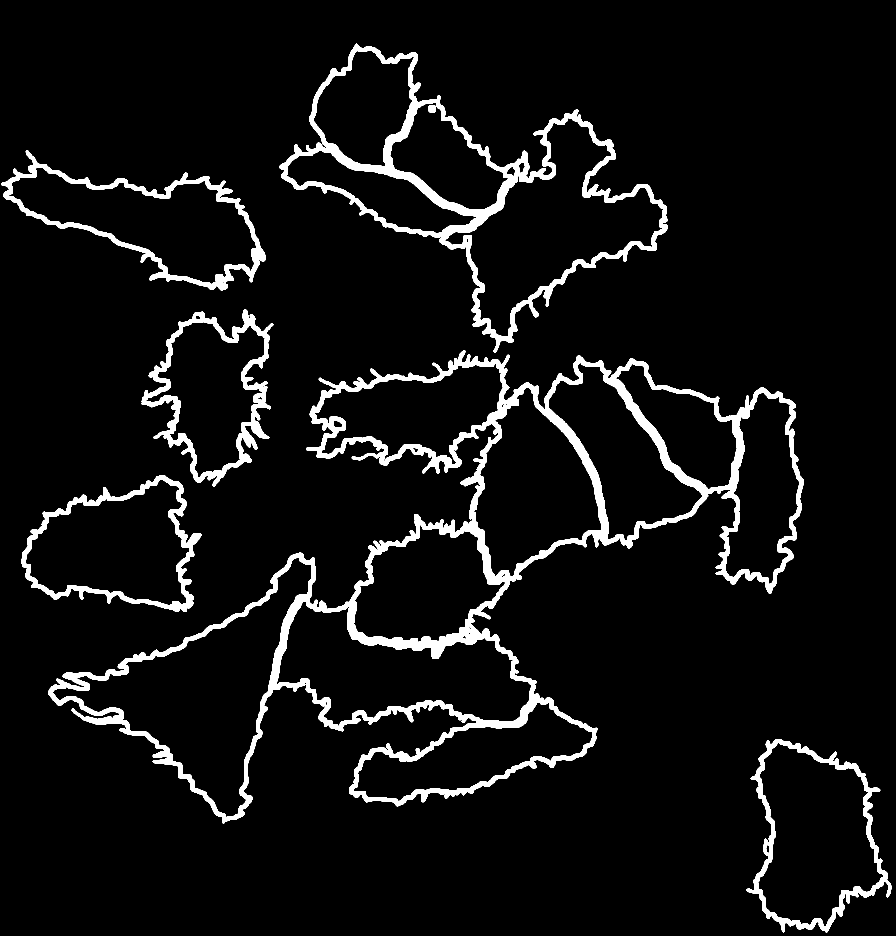
#> input picture border_loss_map.tif, 2688 x 2808 px, given as the content of the folder ./training_data/weights_cytosol, which was not available (shown at 1/3 size)
$ python augment_weight.py
#> lines starting #> are read from the running program, lines starting #| are printed output that depends on the picture; after the words box and inside, x2 and y2 are one past the last pixel; in counts of white or black regions, pixels touching at a corner belong together; pictures that were not available may be replaced by others from this repository, and a replacement may not be noted
import os
import cv2
import numpy as np

# Set the paths for the input folders
weights_org_folder = "./training_data/weights_cytosol"

# Set the paths for the output folders
weights_folder = "./training_data/cytosol/weight_maps"

# Create the output folders if they don't exist
os.makedirs(weights_folder, exist_ok=True)

# Set the ROI size and step
roi_size = (256, 256)
roi_step = 128

# Get the list of file names in the mask_org folder
file_names = [file for file in os.listdir(weights_org_folder) if file.lower().endswith(('.tif', '.tiff'))]

# Iterate over the file names
for file_name in file_names:
    # Read the mask image
    print(file_name)
    weight_path = os.path.join(weights_org_folder, file_name)
    weight = cv2.imread(weight_path, cv2.IMREAD_UNCHANGED)
#> weight: shape (2808, 2688); values 9 (black) and 10 (white), 6% white; 7 white regions, largest, box (x1, y1, x2, y2) and area: (144, 1050, 2411, 2471) 244309, (838, 131, 2004, 1058) 90641, (424, 927, 820, 1460) 33147

    # Convert the image to float32 format for Laplacian operation
    weight = weight.astype(np.float32)

    # Get the dimensions of the images
    weight_height, weight_width = weight.shape[:2]
#> weight_height = 2808; weight_width = 2688

    # Iterate over the ROI positions
    for y in range(0, weight_height - roi_size[0] + 1, roi_step):
        for x in range(0, weight_width - roi_size[1] + 1, roi_step):

            # Extract the ROI from the weight
            roi_weight = weight[y:y+roi_size[0], x:x+roi_size[1]]

            # Save the ROI as a new image in the images folder
            new_weight_path = os.path.join(weights_folder, f"{file_name}_{y}_{x}.tif")
            cv2.imwrite(new_weight_path, roi_weight)
#> this loop made 20 passes
#> pass 1, `cv2.imwrite(new_weight_path, roi_weight)`:
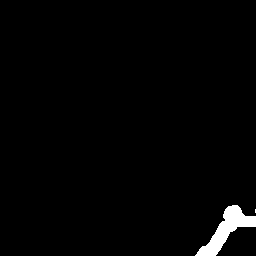
#> saved as border_loss_map.tif_0_768.tif: shape (256, 256) float32; values 9 (black) and 10 (white), 1.7% white; 2 white regions (1 under 20 px), largest, box (x1, y1, x2, y2) and area: (195, 205, 256, 256) 1079
#> pass 1, `cv2.imwrite(new_weight_path, roi_weight)`:
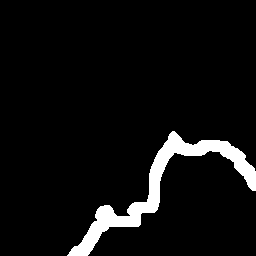
#> saved as border_loss_map.tif_0_896.tif: shape (256, 256) float32; values 9 (black) and 10 (white), 5.8% white; 1 white region, box (x1, y1, x2, y2) and area: (67, 131, 256, 256) 3779
#> pass 1, `cv2.imwrite(new_weight_path, roi_weight)`:
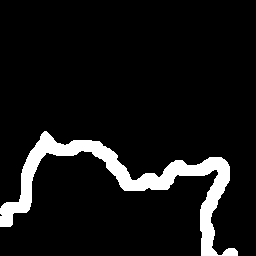
#> saved as border_loss_map.tif_0_1024.tif: shape (256, 256) float32; values 9 (black) and 10 (white), 8.3% white; 1 white region, box (x1, y1, x2, y2) and area: (0, 131, 238, 256) 5471
